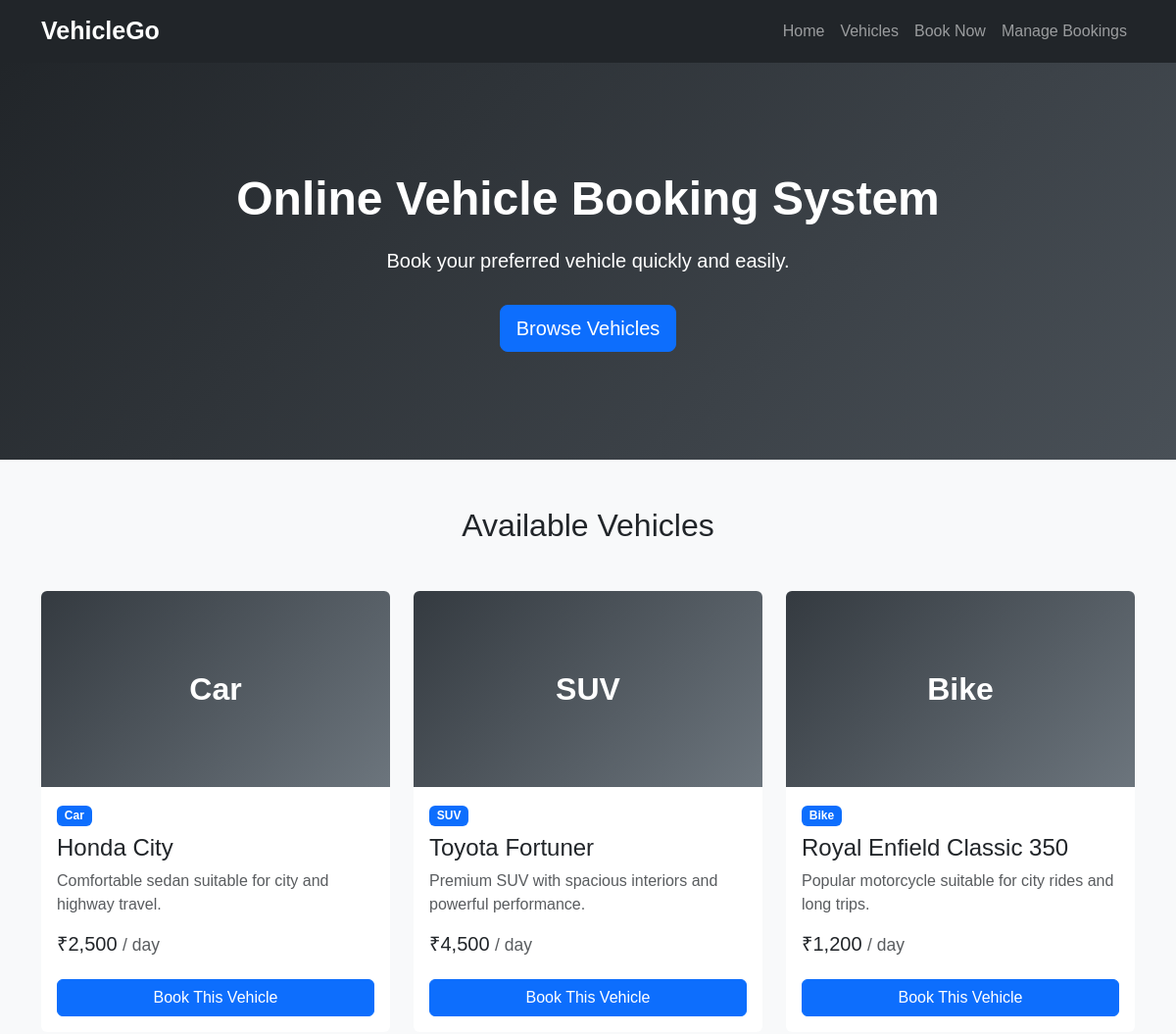
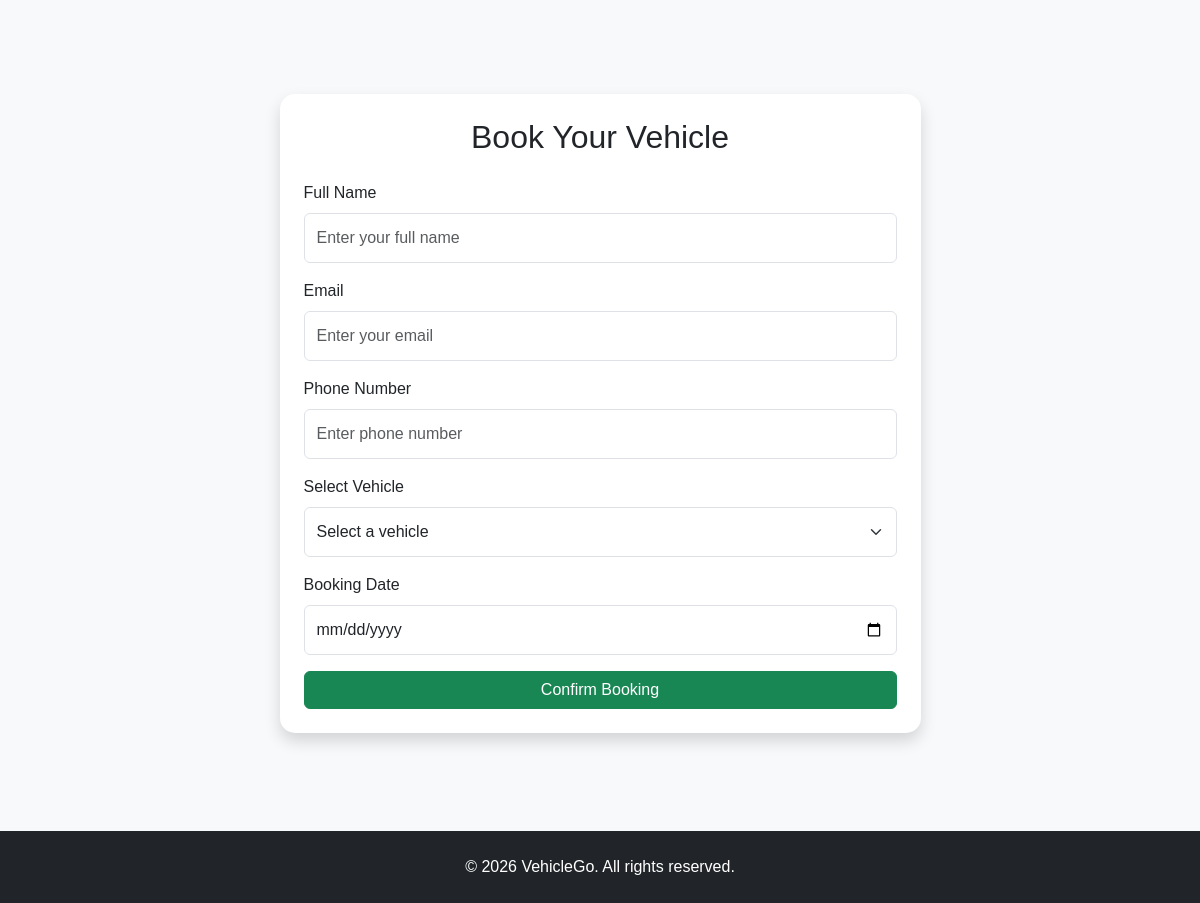
The page / on the database its author committed (2 pictures, top to bottom).
### tables this page shows
CREATE TABLE IF NOT EXISTS vehicles (

    id INT AUTO_INCREMENT PRIMARY KEY,

    name VARCHAR(100) NOT NULL,

    category VARCHAR(50) NOT NULL,

    price_per_day DECIMAL(10,2) NOT NULL,

    description VARCHAR(255) NOT NULL

);

### index.php (the view, shortened to what this page needs)
<?php
$host = "localhost";
$username = "root";
$password = "";
$database = "vehicle_booking_system";
$conn = new mysqli($host, $username, $password, $database);
$vehicles = [];
$result = $conn->query(
    "SELECT id, name, category, price_per_day, description
     FROM vehicles
     ORDER BY id"
);
if ($result) {
    while ($row = $result->fetch_assoc()) {
        $vehicles[] = $row;
    }
}
?>
<!DOCTYPE html>
<html lang="en">
<head>
    <link
        href="https://cdn.jsdelivr.net/npm/bootstrap@5.3.3/dist/css/bootstrap.min.css"
        rel="stylesheet">
    <link
        rel="stylesheet"
        href="css/style.css">
</head>
<body>
<nav class="navbar navbar-expand-lg navbar-dark bg-dark">
    <div class="container">
        <a
            class="navbar-brand fw-bold"
            href="#">
            VehicleGo
        </a>
        <div
            class="collapse navbar-collapse"
            id="navbarContent">
            <ul class="navbar-nav ms-auto">
    <li class="nav-item">
        <a
            class="nav-link"
            href="#">
            Home
        </a>
    </li>
    <li class="nav-item">
        <a
            class="nav-link"
            href="#vehicles">
            Vehicles
        </a>
    </li>
    <li class="nav-item">
        <a
            class="nav-link"
            href="#booking">
            Book Now
        </a>
    </li>
    <li class="nav-item">
        <a
            class="nav-link"
            href="bookings.php">
            Manage Bookings
        </a>
    </li>
</ul>
        </div>
    </div>
</nav>
<section class="hero-section">
    <div class="container text-center">
        <h1>
            Online Vehicle Booking System
        </h1>
        <p>
            Book your preferred vehicle quickly and easily.
        </p>
        <a
            href="#vehicles"
            class="btn btn-primary btn-lg">
            Browse Vehicles
        </a>
    </div>
</section>
<section
    id="vehicles"
    class="container py-5">
    <h2 class="text-center mb-5">
        Available Vehicles
    </h2>
    <div class="row g-4">
        <?php foreach ($vehicles as $vehicle): ?>
            <div class="col-lg-4 col-md-6">
                <div class="card vehicle-card h-100">
                    <div class="vehicle-image">
                        <?php
                        $images = [
                            "Car",
                            "SUV",
                            "Bike"
                        ];
                        $imageText =
                            $images[($vehicle["id"] - 1) % count($images)];
                        ?>
                        <span>
                            <?php echo $imageText; ?>
                        </span>
                    </div>
                    <div class="card-body">
                        <span class="badge bg-primary mb-2">
                            <?php echo htmlspecialchars($vehicle["category"]); ?>
                        </span>
                        <h4 class="card-title">
                            <?php echo htmlspecialchars($vehicle["name"]); ?>
                        </h4>
                        <p class="card-text text-muted">
                            <?php echo htmlspecialchars($vehicle["description"]); ?>
                        </p>
                        <h5>
                            ₹<?php echo number_format($vehicle["price_per_day"]); ?>
                            <small class="text-muted">
                                / day
                            </small>
                        </h5>
                        <a
                            href="#booking"
                            class="btn btn-primary w-100 mt-3 select-vehicle"
                            data-vehicle="<?php echo $vehicle["id"]; ?>">
                            Book This Vehicle
                        </a>
                    </div>
                </div>
            </div>
        <?php endforeach; ?>
    </div>
</section>
<section
    id="booking"
    class="container py-5">
    <div class="row justify-content-center">
        <div class="col-lg-7">
            <div class="card shadow booking-card">
                <div class="card-body p-4">
                    <h2 class="text-center mb-4">
                        Book Your Vehicle
                    </h2>
                    <form
                        method="POST"
                        id="bookingForm">
                        <div class="mb-3">
                            <label
                                for="full_name"
                                class="form-label">
                                Full Name
                            </label>
                            <input
                                type="text"
                                class="form-control"
                                id="full_name"
                                name="full_name"
                                placeholder="Enter your full name"
                                required>
                        </div>
                        <div class="mb-3">
                            <label
                                for="email"
                                class="form-label">
                                Email
                            </label>
                            <input
                                type="email"
                                class="form-control"
                                id="email"
                                name="email"
                                placeholder="Enter your email"
                                required>
                        </div>
                        <div class="mb-3">
                            <label
                                for="phone"
                                class="form-label">
                                Phone Number
                            </label>
                            <input
                                type="tel"
                                class="form-control"
                                id="phone"
                                name="phone"
                                placeholder="Enter phone number"
                                required>
                        </div>
                        <div class="mb-3">
                            <label
                                for="vehicle_id"
                                class="form-label">
                                Select Vehicle
                            </label>
                            <select
                                class="form-select"
                                id="vehicle_id"
                                name="vehicle_id"
                                required>
                                <option value="">
                                    Select a vehicle
                                </option>
                            </select>
                        </div>
                        <div class="mb-3">
                            <label
                                for="booking_date"
                                class="form-label">
                                Booking Date
                            </label>
                            <input
                                type="date"
                                class="form-control"
                                id="booking_date"
                                name="booking_date"
                                required>
                        </div>
                        <button
                            type="submit"
                            class="btn btn-success w-100">
                            Confirm Booking
                        </button>
                    </form>
                </div>
            </div>
        </div>
    </div>
</section>
<footer class="bg-dark text-white text-center py-4">
    <p class="mb-0">
        © 2026 VehicleGo. All rights reserved.
    </p>
</footer>
</body>
</html>

### css/style.css (style rules this page uses)
body { font-family: Arial, sans-serif; background-color: #f8f9fa; }
.navbar-brand { font-size: 25px; }
.hero-section { padding: 110px 20px; background: linear-gradient(135deg, #212529, #495057); color: white; }
.hero-section h1 { font-size: 48px; font-weight: bold; }
.hero-section p { font-size: 20px; margin: 20px 0 30px; }
.vehicle-card { overflow: hidden; border: none; transition: transform 0.3s ease, box-shadow 0.3s ease; }
.vehicle-image { height: 200px; background: linear-gradient(135deg, #343a40, #6c757d); display: flex; align-items: center; justify-content: center; color: white; font-size: 32px; font-weight: bold; }
.booking-card { border: none; border-radius: 15px; }
.form-control, .form-select { padding: 12px; }
footer { margin-top: 50px; }

### rows shown on the page
vehicles: id "Car", category "Car", name "Honda City", description "Comfortable sedan suitable for city and highway travel.", price_per_day "2,500"
vehicles: id "SUV", category "SUV", name "Toyota Fortuner", description "Premium SUV with spacious interiors and powerful performance.", price_per_day "4,500"
vehicles: id "Bike", category "Bike", name "Royal Enfield Classic 350", description "Popular motorcycle suitable for city rides and long trips.", price_per_day "1,200"
